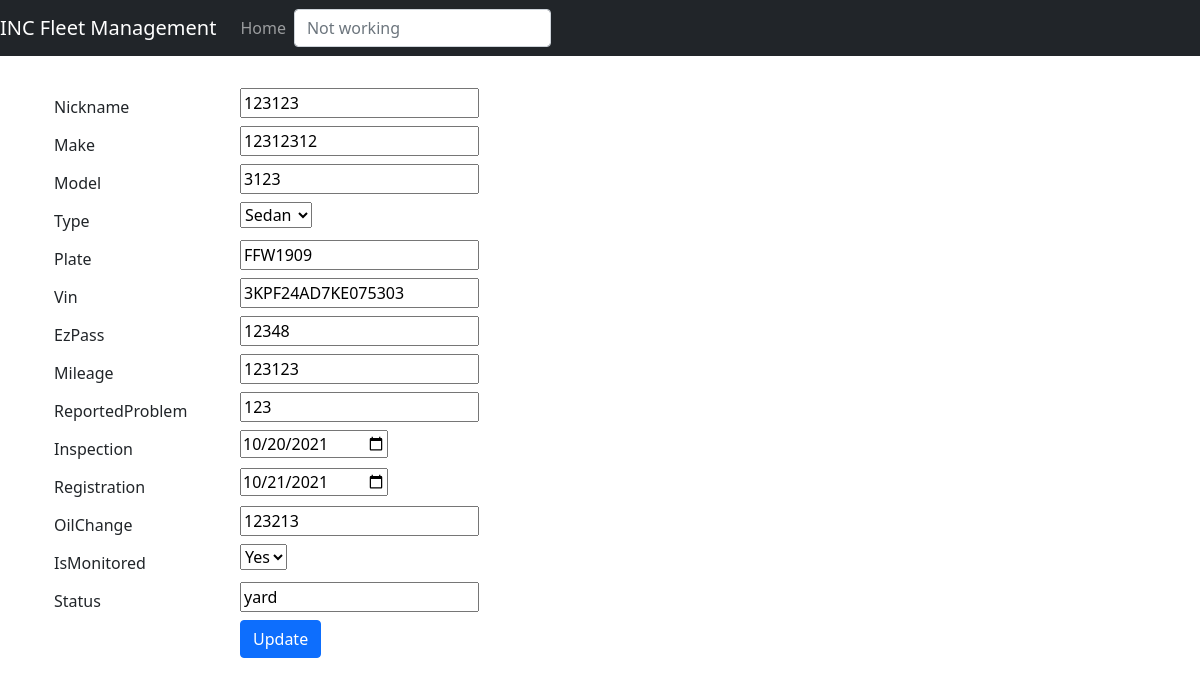
The app's page /Inventory/editSmallVehicles/6 with its own data.
### Inventory/models.py (models this page shows, shortened)
class smallVehicles(models.Model):
    TYPE_CHOICES = (('Sedan', 'Sedan'), ('Pickup', 'Pickup'), ('SUV', 'SUV'))
    MON_CHOICES = (('Yes', 'Yes'), ('No', 'No'))
    nickname = models.CharField(blank=False, null=True, default=None, max_length=80)
    make = models.CharField(blank=False, null=True, default=None, max_length=80)
    model = models.CharField(blank=False, null=True, default=None, max_length=80)
    type = models.CharField(blank=False, null=True, choices=TYPE_CHOICES, default=None, max_length=80)
    plate = models.CharField(blank=False, null=True, default=None, max_length=80)
    vin = models.CharField(blank=False, null=True, default=None, max_length=80)
    ezPass = models.CharField(blank=False, null=True, default=None, max_length=80)
    mileage = models.CharField(blank=False, null=True, default=None, max_length=80)
    reportedProblem = models.CharField(blank=False, null=True, default=None, max_length=80)
    inspection = models.DateField(blank=False, null=True, default=None, max_length=80)
    registration = models.DateField(blank=False, null=True, default=None, max_length=80)
    oilChange = models.CharField(blank=False, null=True, default=None, max_length=80)
    isMonitored = models.CharField(blank=False, null=True, choices=MON_CHOICES, default=None, max_length=80)
    status = models.CharField(blank=False, null=True, default=None, max_length=80)

### Inventory/views.py (the view)
# urls.py: path('editSmallVehicles/<int:pk>', views.editSmallVehicles, name='editSmallVehicles'),
def editSmallVehicles(request, pk):
    item = get_object_or_404(smallVehicles, pk=pk)
    if request.method == "POST":
        form = smallVehiclesForm(request.POST, instance=item)
        if form.is_valid():
            form.save()
            return redirect('index')
    else:
        form = smallVehiclesForm(instance=item)
        return render(request, 'Inventory/edit_items.html', {'form': form})

### Inventory/forms.py
class smallVehiclesForm(forms.ModelForm):
    class Meta:
        model = smallVehicles
        fields = "__all__"
        widgets = {
            'registration': forms.DateInput(attrs={'placeholder': 'Select Date', 'type': 'date'}),
            'inspection': forms.DateInput(attrs={'placeholder': 'Select Date', 'type': 'date'}),
        }

### Inventory/templates/Inventory/edit_items.html (shortened to what this page needs)
{% extends 'inventory/base.html' %}
{% block body %}
<div class="container">
  <form method="POST">
    {% for field in form %}
    <div class="form-group row">
      <label for="id_{{ field.name }}" class="col-2 col-form-label">{{ field.label }}</label>
      <div class="col-10">
        {{ field }}
      </div>
    </div>
    {% endfor %}
    <div class="form-group row">
      <div class="offset-sm-2 col-sm-6">
        <button type="submit" class="btn btn-primary">Update </button>
      </div>
    </div>
  </form>
</div>
{% endblock %}

### records on screen
smallVehicles: form "123123" "12312312" "3123" "Sedan" "FFW1909" "3KPF24AD7KE075303" "12348" "123123" "123" "10/20/2021" "10/21/2021" "123213" "Yes" "yard"

### other values on screen
{{ field.label }} "Nickname" "Make" "Model" "Type" "Plate" "Vin" "EzPass" "Mileage" "ReportedProblem" "Inspection" "Registration" "OilChange" "IsMonitored" "Status"
